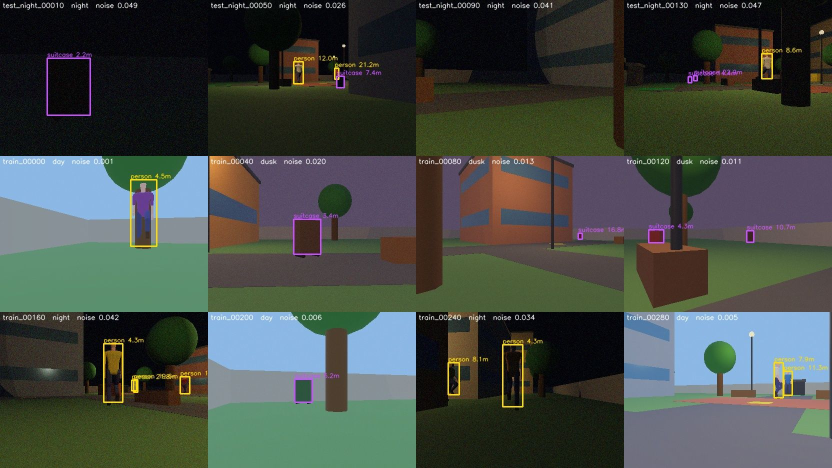
#> input picture dataset/_contact_sheet.jpg, 1664 x 936 px (shown at 1/2 size)
$ python -i vision.py   (imports and definitions only)
#> lines starting #> are read from the running program, lines starting #| are printed output that depends on the picture
#> further down, picture is the input picture: shape (936, 1664, 3); mean B, G, R 67.6, 73.9, 67.4
"""
vision.py - The robot's AI "eyes".

1. grab a frame from the Webots camera (BGRA bytes -> numpy BGR image)
2. run YOLOv8 object detection on it (people, bags, suitcases)
3. camera + LiDAR fusion: turn a 2D bounding box into a position on the
   campus map (bearing from the box, distance from the LiDAR)
4. draw boxes and save annotated snapshots as evidence

For the Computer Vision subject this module is the one to upgrade
(tracking, a custom-trained model, evaluation metrics...).
"""
import math
import os

import numpy as np

try:
    import cv2
except ImportError:          # vision still loads; snapshots are just disabled
    cv2 = None

# COCO class ids used by YOLOv8 -> our label
CLASSES = {0: "person", 24: "backpack", 26: "handbag", 28: "suitcase"}
BAG_LABELS = {"backpack", "handbag", "suitcase"}
REAL_HEIGHT = {"person": 1.7, "backpack": 0.5, "handbag": 0.35, "suitcase": 0.65}  # metres
COLOURS = {"person": (0, 200, 255), "backpack": (255, 80, 200),
           "handbag": (255, 80, 200), "suitcase": (255, 80, 200)}     # BGR


class Detector:
    """Wrapper around an Ultralytics YOLO model."""

    # [40 lines left out: functions __init__, detect, camera_frame, not called in this run]


# ------------------------------------------------------------ low-light enhancement
def brightness(frame):
    """Mean brightness of an image, 0 (black) .. 255 (white)."""
    if cv2 is None or frame is None:
        return 255.0
    return float(cv2.cvtColor(frame, cv2.COLOR_BGR2GRAY).mean())


_CLAHE = {}


def _clahe(clip, tile):
    key = (clip, tile)
    if key not in _CLAHE:                         # create once, reuse every frame
        _CLAHE[key] = cv2.createCLAHE(clipLimit=clip, tileGridSize=(tile, tile))
    return _CLAHE[key]


def denoise(frame, method):
    """Remove camera sensor noise. Measured on our night frames (noise std on a flat
    dark patch; raw = 4.84):  median3 2.28 (0.6 ms) | median5 1.39 (1.2 ms) |
    bilateral 1.17 (8 ms, keeps edges sharp) | non-local means 4.95 (264 ms - no gain)."""
    if method == "median3":
        return cv2.medianBlur(frame, 3)
    if method == "median5":
        return cv2.medianBlur(frame, 5)
    if method == "bilateral":
        return cv2.bilateralFilter(frame, 7, 50, 7)
    return frame


def enhance(frame, denoise_method="bilateral", use_gamma=True, use_clahe=True,
            target=0.40, clahe_clip=2.0, tile=8):
    """Night-vision pipeline, applied before YOLO when the image is dark:

      1. denoise   - bilateral filter (default) averages each pixel with neighbours of
                     similar colour, so noise is smoothed but object edges stay sharp
      2. gamma     - out = in^gamma with gamma < 1 brightens dark pixels more than
                     bright ones; gamma is chosen automatically so the mean brightness
                     moves to `target` (0..1)
      3. CLAHE     - Contrast Limited Adaptive Histogram Equalisation on the L
                     (lightness) channel in LAB colour space: equalises the histogram
                     in small tiles so local detail appears; the clip limit stops it
                     from amplifying noise

    Each step can be switched off - that is how the ablation study is done.
    Returns (enhanced image, info dict)."""
#> called with denoise_method = 'bilateral', use_gamma = True, use_clahe = True, target = 0.4, clahe_clip = 2, tile = 8
    if cv2 is None or frame is None:
        return frame, {}
    before = brightness(frame)
#> before = 71.24
    img = denoise(frame, denoise_method)
    gamma = 1.0
    if use_gamma:
        mean = max(1.0, before) / 255.0
#> mean = 0.279
        gamma = float(np.clip(np.log(target) / np.log(mean), 0.25, 1.0))
#> gamma = 0.719
        lut = (np.power(np.arange(256) / 255.0, gamma) * 255).astype(np.uint8)
#> lut = 256 values from 0 to 255
        img = cv2.LUT(img, lut)
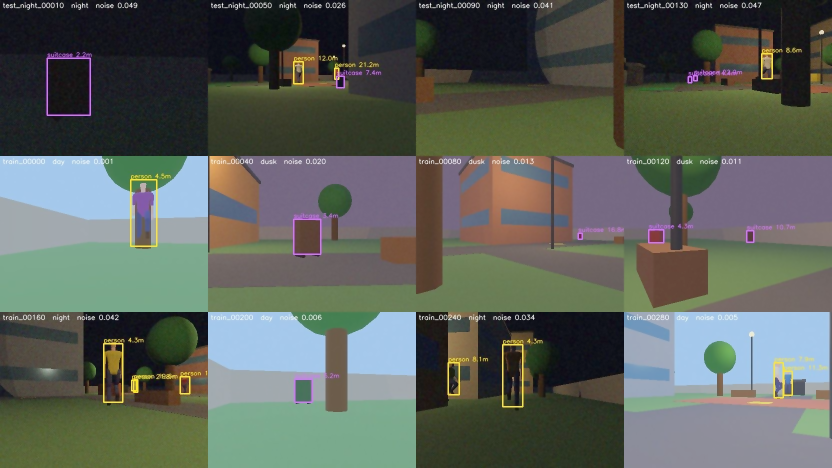
#> img: shape (936, 1664, 3) (shown at 1/2 size); mean B, G, R 90, 97.7, 91.9
    if use_clahe:
        lab = cv2.cvtColor(img, cv2.COLOR_BGR2LAB)
#> lab: shape (936, 1664, 3); mean of channels 0, 1, 2 101.6, 125.1, 131.9
        l, a, b = cv2.split(lab)
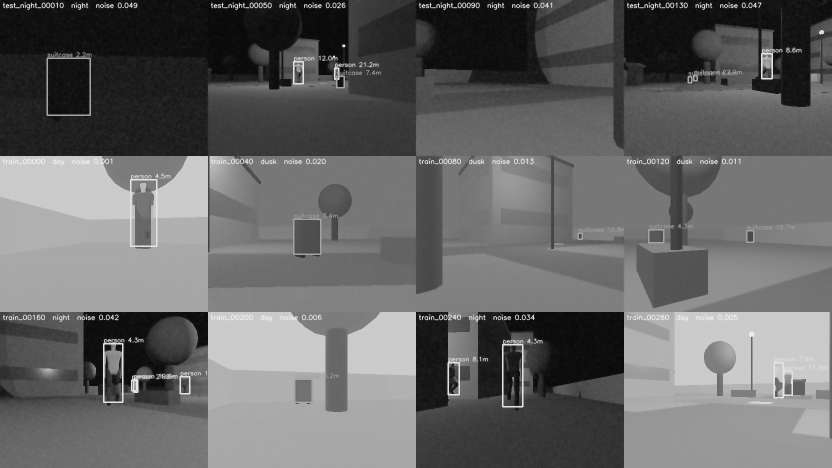
#> l: shape (936, 1664) (shown at 1/2 size); min 6, max 253, mean 101.6
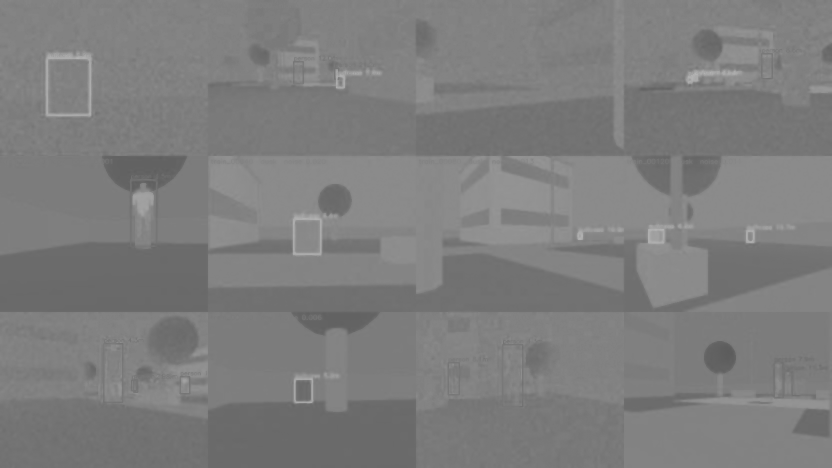
#> a: shape (936, 1664) (shown at 1/2 size); min 92, max 185, mean 125.1
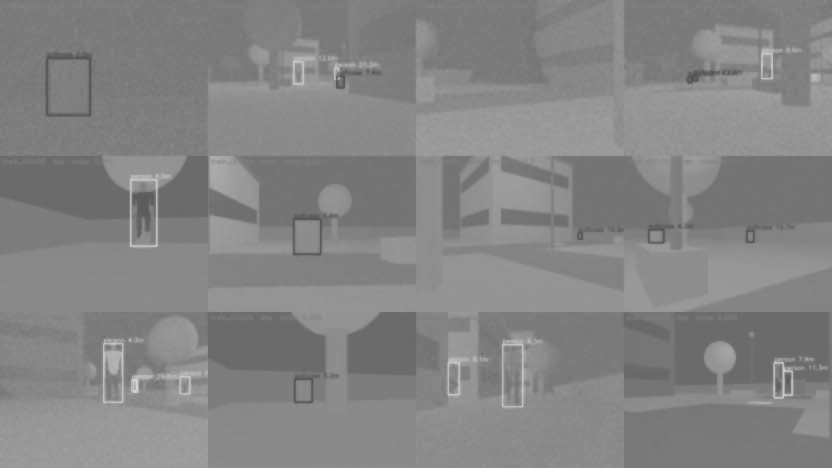
#> b: shape (936, 1664) (shown at 1/2 size); min 77, max 213, mean 131.9
        l = _clahe(clahe_clip, tile).apply(l)
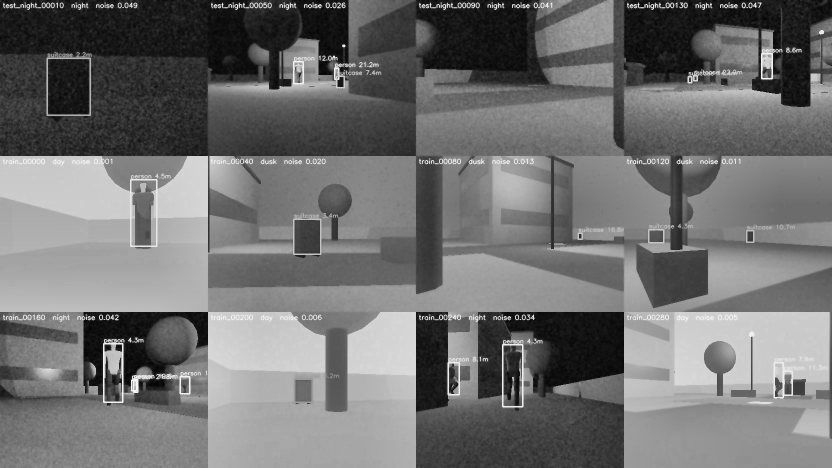
#> l: shape (936, 1664) (shown at 1/2 size); min 2, max 253, mean 112.3
        img = cv2.cvtColor(cv2.merge((l, a, b)), cv2.COLOR_LAB2BGR)
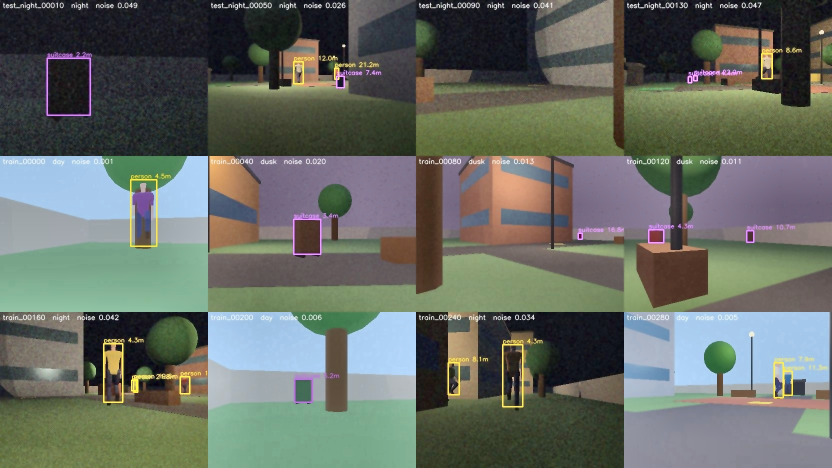
#> img: shape (936, 1664, 3) (shown at 1/2 size); mean B, G, R 99.9, 107.9, 102.1
    return img, {"brightness_before": round(before, 1), "brightness_after": round(brightness(img), 1),
                 "gamma": round(gamma, 2)}


# Pipelines compared in the ablation study (tools/enhancement_eval.py).
PIPELINES = {
    "raw":                   None,
    "gamma only":            dict(denoise_method=None, use_clahe=False),
    "CLAHE only":            dict(denoise_method=None, use_gamma=False),
    "median3+gamma+CLAHE":   dict(denoise_method="median3", target=0.45, clahe_clip=2.5),  # first version
    "median5+gamma+CLAHE":   dict(denoise_method="median5"),
    "bilateral+gamma+CLAHE": dict(denoise_method="bilateral"),                             # robot default
}


# [82 lines left out: functions run_pipeline, bearing_of, distance_from_box, lidar_range_at, locate, annotate and 1 more, not called in this run]

>>> import cv2
>>> picture = cv2.imread('../../dataset/_contact_sheet.jpg')
>>> result = enhance(picture)
